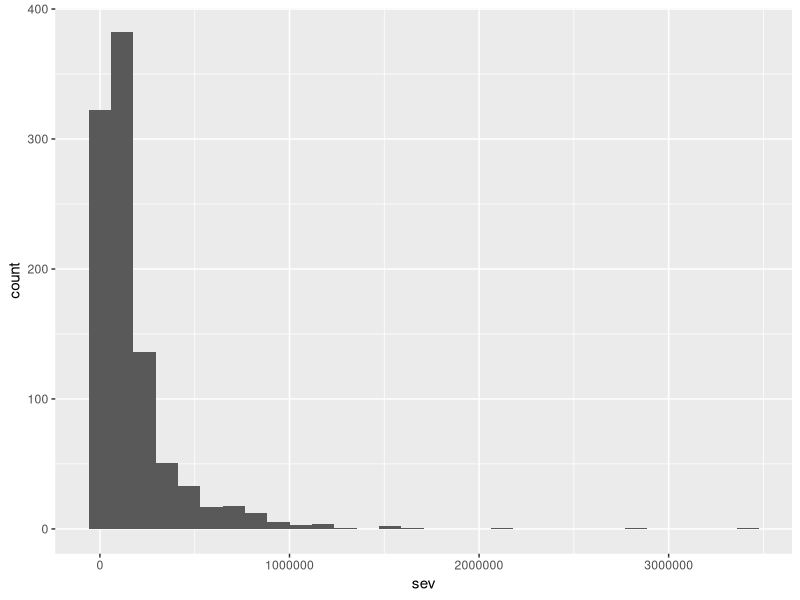

Write the R code that produced this figure.
## ---- chunk 1
options(scipen=999)
knitr::opts_chunk$set(collapse = TRUE)
## ---- chunk 2
# set the seed so we can reproduce the simulation
set.seed(1234)

expected_freq <- 10

# generate a single frequency from the poisson distribution
freq <- rpois(n = 1, lambda = expected_freq)

# generate `freq` severities.  Each severity represents the ultimate value of 1 claim 
# we will use the lognormal distribution here
sev <- rlnorm(n = freq, meanlog = 9, sdlog = 1.75)

# view the results
sev
## ---- chunk 3
library(dplyr)
library(purrr)

# number of observations
n <- 1000
# generate many frequencies from the poisson distribution
freqs <- rpois(n = n, lambda = 5)

# generate `freq` severities.  Each severity represents the ultimate value of 1 claim 
obs <- purrr::map(freqs, function(freq) rlnorm(n = freq, meanlog = 9, sdlog = 1.75))

# tidy up the data
i <- 0
obs <- purrr::map(obs, function(sev) {
  i <<- i + 1
  data_frame(
    ob = i,
    sev = sev
  )
})

obs <- dplyr::bind_rows(obs)
head(obs, 10)
## ---- chunk 4
library(ggplot2)

# aggregate claim severities by observation
obs_total <- obs %>%
  group_by(ob) %>%
  summarise(sev = sum(sev))

ggplot(obs_total, aes(sev)) +
  geom_histogram()
## ---- chunk 5
quantile(obs_total$sev, probs = c(0.5, 0.75, 0.9, 0.95, 0.99))

summary(obs_total$sev)
## ---- chunk 6
# cap claims at 250K
obs <- obs %>%
  dplyr::mutate(sev_250K = if_else(sev > 250000, 250000, sev))
## ---- chunk 7
# cap each observation at an aggregate stop loss
stop_loss <- 1000000

obs_agg <- obs %>%
  dplyr::group_by(ob) %>%
  dplyr::summarise(
    sev = sum(sev),
    sev_250K = sum(sev_250K)) %>%
  dplyr::mutate(
    sev_agg = if_else(sev > stop_loss, stop_loss, sev),
    sev_capped_agg = if_else(sev_250K > stop_loss, stop_loss, sev_250K)
  )

summary(obs_agg)
